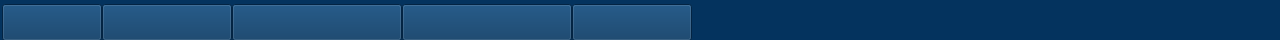
       <widget class="QWidget" name="widget_33" native="true">
        <property name="sizePolicy">
         <sizepolicy hsizetype="Preferred" vsizetype="Fixed">
          <horstretch>0</horstretch>
          <verstretch>0</verstretch>
         </sizepolicy>
        </property>
        <property name="minimumSize">
         <size>
          <width>1280</width>
          <height>40</height>
         </size>
        </property>
        <property name="maximumSize">
         <size>
          <width>16777215</width>
          <height>40</height>
         </size>
        </property>
        <property name="font">
         <font>
          <family>Arial</family>
         </font>
        </property>
        <property name="styleSheet">
         <string notr="true">background-color: rgb(4, 51, 94);</string>
        </property>
        <layout class="QGridLayout" name="gridLayout_3">
         <property name="leftMargin">
          <number>0</number>
         </property>
         <property name="topMargin">
          <number>0</number>
         </property>
         <property name="rightMargin">
          <number>0</number>
         </property>
         <property name="bottomMargin">
          <number>0</number>
         </property>
         <property name="spacing">
          <number>0</number>
         </property>
         <item row="0" column="0">
          <widget class="QWidget" name="widget_36" native="true">
           <property name="sizePolicy">
            <sizepolicy hsizetype="Preferred" vsizetype="Preferred">
             <horstretch>0</horstretch>
             <verstretch>0</verstretch>
            </sizepolicy>
           </property>
           <property name="minimumSize">
            <size>
             <width>0</width>
             <height>40</height>
            </size>
           </property>
           <property name="font">
            <font>
             <family>Arial</family>
            </font>
           </property>
           <property name="styleSheet">
            <string notr="true">background-color: rgb(4, 51, 94);</string>
           </property>
           <widget class="QPushButton" name="dec_button">
            <property name="geometry">
             <rect>
              <x>572</x>
              <y>4</y>
              <width>120</width>
              <height>37</height>
             </rect>
            </property>
            <property name="sizePolicy">
             <sizepolicy hsizetype="Fixed" vsizetype="Fixed">
              <horstretch>0</horstretch>
              <verstretch>0</verstretch>
             </sizepolicy>
            </property>
            <property name="font">
             <font>
              <family>Arial</family>
              <pointsize>13</pointsize>
              <weight>75</weight>
              <bold>true</bold>
             </font>
            </property>
            <property name="styleSheet">
             <string notr="true">border-image: url(:/home/tab_decoding_2.png);</string>
            </property>
            <property name="text">
             <string/>
            </property>
           </widget>
           <widget class="QPushButton" name="daq_button">
            <property name="geometry">
             <rect>
              <x>102</x>
              <y>4</y>
              <width>130</width>
              <height>37</height>
             </rect>
            </property>
            <property name="sizePolicy">
             <sizepolicy hsizetype="Fixed" vsizetype="Fixed">
              <horstretch>0</horstretch>
              <verstretch>0</verstretch>
             </sizepolicy>
            </property>
            <property name="font">
             <font>
              <family>Arial</family>
              <pointsize>13</pointsize>
              <weight>75</weight>
              <bold>true</bold>
             </font>
            </property>
            <property name="styleSheet">
             <string notr="true">border-image: url(:/home/tab_acq_1.png);</string>
            </property>
            <property name="text">
             <string/>
            </property>
           </widget>
           <widget class="QPushButton" name="offl_button">
            <property name="geometry">
             <rect>
              <x>232</x>
              <y>4</y>
              <width>170</width>
              <height>37</height>
             </rect>
            </property>
            <property name="sizePolicy">
             <sizepolicy hsizetype="Fixed" vsizetype="Fixed">
              <horstretch>0</horstretch>
              <verstretch>0</verstretch>
             </sizepolicy>
            </property>
            <property name="font">
             <font>
              <family>Arial</family>
              <pointsize>13</pointsize>
              <weight>75</weight>
              <bold>true</bold>
             </font>
            </property>
            <property name="styleSheet">
             <string notr="true">border-image: url(:/home/tab_off_2.png);</string>
            </property>
            <property name="text">
             <string/>
            </property>
           </widget>
           <widget class="QPushButton" name="home_button">
            <property name="geometry">
             <rect>
              <x>2</x>
              <y>4</y>
              <width>100</width>
              <height>37</height>
             </rect>
            </property>
            <property name="sizePolicy">
             <sizepolicy hsizetype="Fixed" vsizetype="Fixed">
              <horstretch>0</horstretch>
              <verstretch>0</verstretch>
             </sizepolicy>
            </property>
            <property name="font">
             <font>
              <family>Arial</family>
              <pointsize>13</pointsize>
              <weight>75</weight>
              <bold>true</bold>
             </font>
            </property>
            <property name="styleSheet">
             <string notr="true">border-image: url(:/home/tab_home_2.png);</string>
            </property>
            <property name="text">
             <string/>
            </property>
           </widget>
           <widget class="QPushButton" name="onl_button">
            <property name="geometry">
             <rect>
              <x>402</x>
              <y>4</y>
              <width>170</width>
              <height>37</height>
             </rect>
            </property>
            <property name="sizePolicy">
             <sizepolicy hsizetype="Fixed" vsizetype="Fixed">
              <horstretch>0</horstretch>
              <verstretch>0</verstretch>
             </sizepolicy>
            </property>
            <property name="font">
             <font>
              <family>Arial</family>
              <pointsize>13</pointsize>
              <weight>75</weight>
              <bold>true</bold>
             </font>
            </property>
            <property name="styleSheet">
             <string notr="true">border-image: url(:/home/tab_on_2.png);</string>
            </property>
            <property name="text">
             <string/>
            </property>
           </widget>
          </widget>
         </item>
        </layout>
       </widget>
